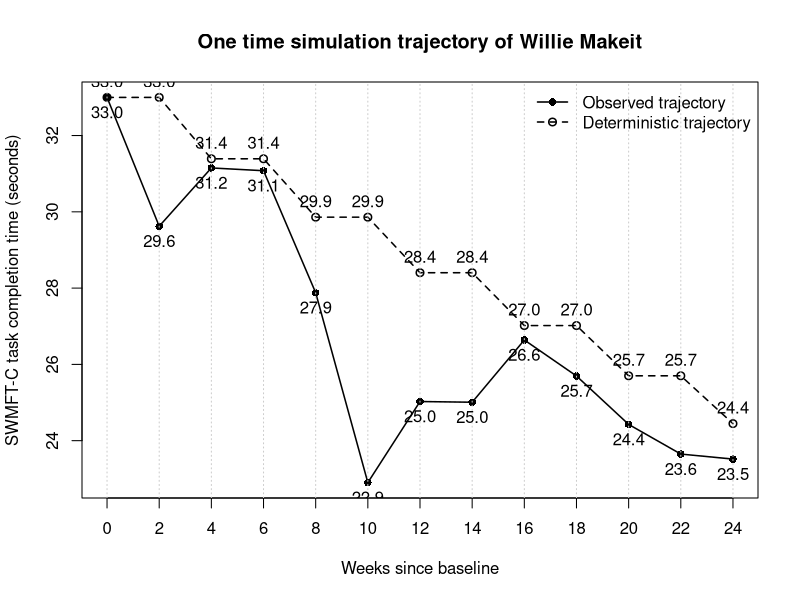
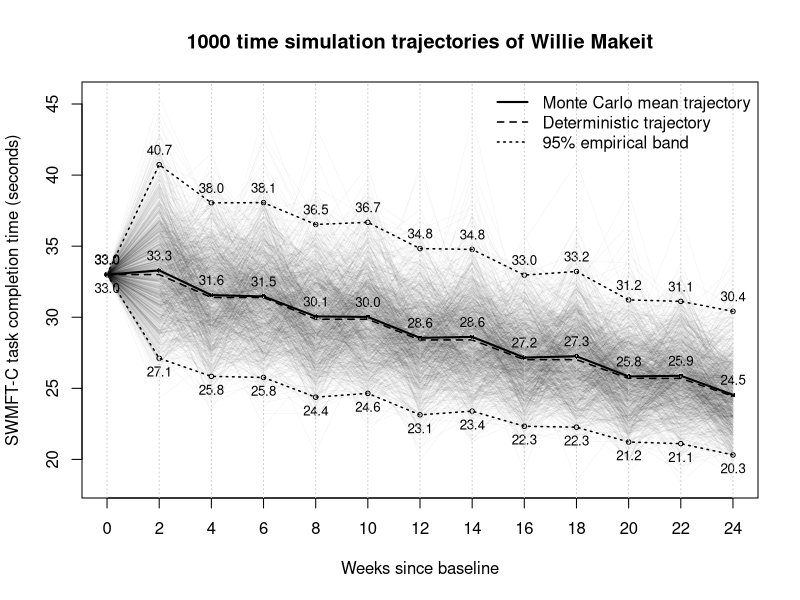

Source code (R) for these figures, in order:
## install.packages("nlme")
library(nlme)

set.seed(2026)

## ---- Parameters ----
wmft_baseline <- 33         # baseline WMFT (seconds)
log_wmft0     <- log(wmft_baseline)
beta_trt      <- -0.05      # log-scale effect per treated 2-week period
phi           <- 0.20       # AR(1) coefficient for level fluctuation
sigma_level2  <- 0.01       # innovation variance of the level fluctuation
sigma_obs2    <- 0          # measurement error variance
level_resid0  <- 0          # initial level residual

## ---- Design: 6 months with 2-week periods -> 12 periods ----
n_periods  <- 12
trt_period <- rep(c(0, 1), times = 6)    # ABAB... over 12 periods

weeks <- (0:n_periods) * 2

## ============================================================
## Single trajectory simulation (one subject)
## ============================================================

cum_trt <- c(0, cumsum(trt_period))

mean_log <- log_wmft0 + beta_trt * cum_trt

## AR(1) level fluctuation
level_innov <- rnorm(n_periods + 1, mean = 0, sd = sqrt(sigma_level2))
level_resid <- numeric(n_periods + 1)
level_resid[1] <- level_resid0
if (n_periods + 1 >= 2) {
  for (t in 2:(n_periods + 1)) {
    level_resid[t] <- phi * level_resid[t - 1] + level_innov[t]
  }
}

obs_noise <- rnorm(n_periods + 1, mean = 0, sd = sqrt(sigma_obs2))

wmft_det <- exp(mean_log)
wmft_obs <- exp(mean_log + level_resid + obs_noise)
Y_log <- mean_log + level_resid + obs_noise

df <- data.frame(
  period = 0:n_periods,
  weeks  = weeks,
  A      = c(NA, trt_period),
  CumTrt = cum_trt,
  mean_log = mean_log,
  level_resid = level_resid,
  wmft_det = wmft_det,
  Y_log   = Y_log,
  WMFT_s  = wmft_obs
)

## Plot single trajectory
plot(df$weeks, df$WMFT_s, type = "o", pch = 16, lty = 1, lwd = 1.5,
  xaxt = "n",
     xlab = "Weeks since baseline",
     ylab = "SWMFT-C task completion time (seconds)",
     main = "One time simulation trajectory of Willie Makeit")
axis(1, at = weeks, labels = weeks)
lines(df$weeks, df$wmft_det, type = "o", pch = 1, lty = 2, lwd = 1.5)
abline(v = df$weeks, lty = 3, col = "gray80")
text(df$weeks, df$WMFT_s,
  labels = sprintf("%.1f", df$WMFT_s), pos = 1, cex = 1)
text(df$weeks, df$wmft_det,
  labels = sprintf("%.1f", df$wmft_det), pos = 3, cex = 1)
legend("topright",
       legend = c("Observed trajectory", "Deterministic trajectory"),
       lty = c(1, 2), pch = c(16, 1), lwd = 1.5, bty = "n")

## GLS inference
fit_gls <- gls(
  Y_log ~ CumTrt,
  data = df,
  correlation = corAR1(form = ~ weeks)
)

sm <- summary(fit_gls)
print(sm)

beta_hat <- sm$tTable["CumTrt", "Value"]
se_hat   <- sm$tTable["CumTrt", "Std.Error"]

ci_low  <- beta_hat - 1.96 * se_hat
ci_high <- beta_hat + 1.96 * se_hat

c(beta_hat = beta_hat, ci_low = ci_low, ci_high = ci_high)

ratio_hat <- exp(beta_hat)
ratio_ci  <- exp(c(ci_low, ci_high))

c(ratio_hat = ratio_hat, ratio_ci_low = ratio_ci[1], ratio_ci_high = ratio_ci[2])


## ============================================================
## Monte Carlo: 1000 simulated trajectories + mean + 95% bands

n_sim <- 1000
wmft_mat <- matrix(NA, nrow = n_sim, ncol = n_periods + 1)

for (i in 1:n_sim) {
  level_innov <- rnorm(n_periods + 1, 0, sqrt(sigma_level2))
  level_resid <- numeric(n_periods + 1)
  level_resid[1] <- level_resid0
  for (t in 2:(n_periods + 1)) {
    level_resid[t] <- phi * level_resid[t - 1] + level_innov[t]
  }

  obs_noise <- rnorm(n_periods + 1, 0, sqrt(sigma_obs2))
  wmft_mat[i, ] <- exp(mean_log + level_resid + obs_noise)
}

mean_traj <- colMeans(wmft_mat)
lower_95 <- apply(wmft_mat, 2, quantile, 0.025)
upper_95 <- apply(wmft_mat, 2, quantile, 0.975)

plot(weeks, wmft_mat[1, ], type = "n",
     ylim = range(wmft_mat),
  xaxt = "n",
     xlab = "Weeks since baseline",
     ylab = "SWMFT-C task completion time (seconds)",
     main = "1000 time simulation trajectories of Willie Makeit")
axis(1, at = weeks, labels = weeks)

for (i in 1:n_sim) {
  lines(weeks, wmft_mat[i, ], col = rgb(0, 0, 0, 0.04), lwd = 0.7)
}

lines(weeks, exp(mean_log), col = "black", lwd = 1.5, lty = 2)
lines(weeks, mean_traj, col = "black", lwd = 2)
lines(weeks, lower_95, col = "black", lwd = 1.5, lty = 3)
lines(weeks, upper_95, col = "black", lwd = 1.5, lty = 3)
points(weeks, mean_traj, pch = 16, cex = 0.6)
points(weeks, lower_95, pch = 1, cex = 0.6)
points(weeks, upper_95, pch = 1, cex = 0.6)
text(weeks, mean_traj,
  labels = sprintf("%.1f", mean_traj), pos = 3, cex = 0.8)
text(weeks, lower_95,
  labels = sprintf("%.1f", lower_95), pos = 1, cex = 0.8)
text(weeks, upper_95,
  labels = sprintf("%.1f", upper_95), pos = 3, cex = 0.8)
abline(v = weeks, lty = 3, col = "gray80")
legend("topright",
       legend = c("Monte Carlo mean trajectory", "Deterministic trajectory", "95% empirical band"),
       lty = c(1, 2, 3), lwd = c(2, 1.5, 1.5), bty = "n")
